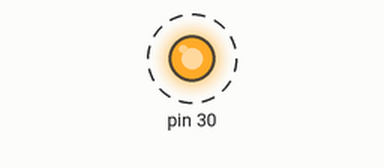
Recording of a sketch running on a simulated Arduino Mega 2560, built with avr-gcc and run on an emulated ATmega2560. Parts: output pins drawn as LEDs (lit = HIGH). Dashed ring = blinking.

Above: at 0.5 s.
Timing chart, 0 to 4.6 s (numbered marks = the images above):
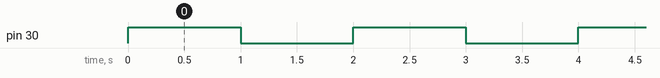

The sketch:

Pratica_piscaled_ROME.ino
```cpp
// Pratica : Pisque um LED
// Autor : Maicon Parizotto

void setup()
{
  //Define a porta do led como saida
  pinMode(30, OUTPUT);
}

void loop()
{
  //Acende o led
  digitalWrite(30, HIGH);

  //Aguarda intervalo de tempo em milissegundos
  delay(1000);

  //Apaga o led
  digitalWrite(30, LOW);

  //Aguarda intervalo de tempo em milissegundos
  delay(1000);
}
```

Measured:
- by itself, pin 30: alternates HIGH for 1.0 s and LOW for 1.0 s
